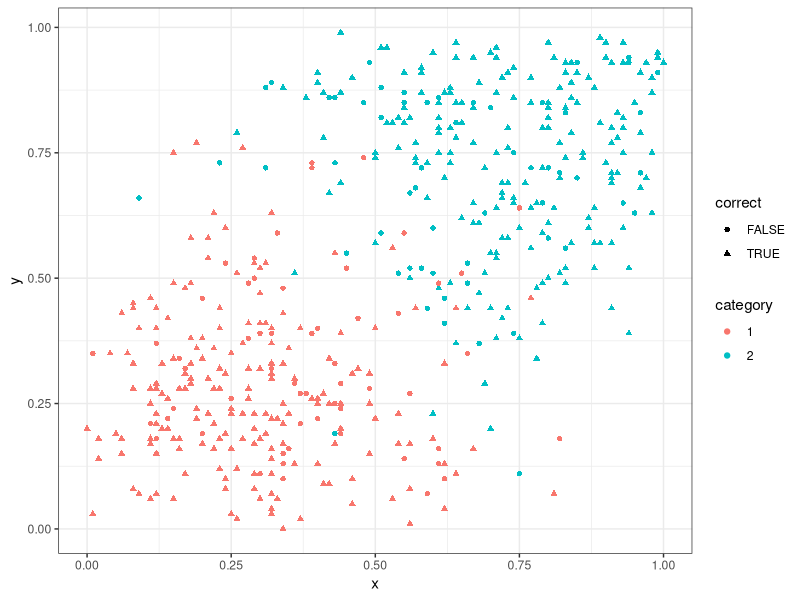

The R script that drew this image: (Note: this script raises an error after producing the figure.)
library(readr)
library(ggplot2)

# the final exercise here is to apply maximum likelihood estimating to a cognitive model of categorization.
# we've seen the exemplar model several times now. the basic idea is that we remember all instances of a category,
# and then compare new instances to our stored memories. we probabilistically assign category membership based on
# the similarity to the category relative to similarity to other categories.

# in the model below, an additional parameter and mechanism is added to the exemplar model: forgetting.
# we assume that recently seen things are more likely to contribute to similarity judgments than old items.
# this is implemented by allowing the memory for old items to decay.

# your task here is to compare the model with the additional parameter to the original. 
# do AIC/BIC prefer the new or the old?


# LOADING and VISUALIZING the data

categorization.data <- read_csv('experiment-data.csv', col_types = cols(category=col_factor()))

ggplot(categorization.data, aes(x=x,y=y,color=category,shape=correct))+
  geom_point()+
  theme_bw()


# CREATING THE EXEMPLAR MODEL

# this is provided to you, but it's worth taking some time to understand what's happening here.

# parameters:
# training.data contains all of the stimuli seen so far
# stimulus.x is the x value of the to-be-categorized stimulus
# stimulus.y is the y value of the to-be-categorized stimulus
# stimulus.category is the actual category membership of the to-be-categorized stimulus
# sensitivity controls how much generalization the model does for measurements of similarity.
#     high values lead to much less generalization (items must be very near together to be similar)
# decay.rate controls how fast the memories decay. a decay.rate of 0 produces no decay. 

exemplar.model.predict <- function(training.data, stimulus.x, stimulus.y, stimulus.category, sensitivity, decay.rate){
  training.data <- training.data %>% 
    # first calculate the distance between the stimulus and all items in memory
    mutate(distance = sqrt((stimulus.x - x)^2 + (stimulus.y - y)^2)) %>%
    # then covert this distance to a similarity, based on the sensitivity
    mutate(similarity = exp(-sensitivity * distance)) %>%
    # calculate how much each item has decayed. we assume that items at the bottom
    # of the data frame have been seen more recently.
    mutate(memory.weight = exp(-decay.rate * (n() - row_number()))) %>%
    # finally, weight the similarity scores by the decay.
    mutate(weighted.similarity = similarity * memory.weight)
  
  # take the sum of the similarity for each category.
  training.data.summary <- training.data %>%
    group_by(category) %>%
    summarize(total.similarity = sum(weighted.similarity))
  
  # calculate overall similarity to all items in memory
  overall.similarity <- sum(training.data.summary$total.similarity)
  # calculate similarity to the target category
  target.similiarity <- training.data.summary %>% filter(category==stimulus.category) %>% pull(total.similarity)
  # calculate the probability of a correct response
  p.correct <- target.similiarity / overall.similarity
  return(p.correct)
}

# Your job is now to write the likelihood function.

# This will be similar to the previous functions you've written. The first argument needs to be params for optim to work.
# We can also pass in the experiment.data.

# The main issue to solve here is that you have to calculate the p(response) for each trial in the data,
# but the training.data that you pass into the model function will change for each trial, because the 
# subject will have seen new exemplars. For example, on trial 100, trials 1-99 are the training data.

# I suggest using a for loop to implement this. Also, let's ignore the first 10 trials because the behavior
# of the model is noisy with only a small number of trials. We'll treat those trials as "warm-up".


# hints: 
# create a variable to store the log.likelihood and update it on each loop of the for loop
# on each loop, extract the current stimulus and the training data.
# run the exemplar.model.predict function to get the p(correct)
# if the subject responded correctly then p(data) for that trial is p(correct)
# else the p(data) for that trial is 1-p(correct).

# Return the negative log likelihood

exemplar.model.likelihood <- function(params, experiment.data){
  sensitivity <- params[1]
  decay.rate <- params[2]

  sum.log.likelihood<- 0
  
  
  for( i in 11: nrow(experiment.data)){
    current.trial <- experiment.data[i,]
    stim.x<- current.trial$x
    stim.y <- current.trial$y
    stim.cat <- current.trial$category
    
    p.correct <- expemplar.model.predict(training.data[1:(i-1),], stim.x, stim.y, stim.cat, sensitivity, decay.rate)

if (experiment.data$correct == 'T'){
 sum.log.likelihood <- sum.log.likelihood+ log(p.correct)
} else {
  sum.log.likelihood <- sum.log.likelihood + log(1-p.correct)
}
  }
}
  
  
  
  
#   for (y in categorization.data) {
#     categorization.data$p.like = dnorm(categorization.data$y, mean = slope*x+intercept, sd=1))
#     sum.log.likelihood<- -sum(log(categorization.data$p.like))
#     p.correct<- exemplar.model.predict(categorization.data, x, y, category, correct)
#     
#     if(categorization.data$correct == 'T'){
#       p.data <- p.correct
#     } else {
#       p.data <- 1-p.correct
#     }
#     
#   }
# }

# Use optim() to fit the model to this data.
# Note: In optim() you can tell it to display updates as it goes with:
# optim( ... , control=list(trace=4))


result <- optim(par = c(0,0), fn= exemplar.model.likelihood, experiment.data = catgeotization.data, control= list(trace=4))
best.intercept <- result$par[1]
best.slope <- result$par[2]

abline(a=best.intercept, b=best.slope, col="blue")

# Now try fitting a restricted version of the model, where we assume there is no decay.
# Fix the decay.rate parameter to 0, and use optim to fit the sensitivity parameter.
# You can do this by copying the likelihood function above and just setting decay.rate to 0 inside the function.
# Note that you will need to use method="Brent" in optim() instead of Nelder-Mead because there is 
# only one parameter to fit.
# The brent method also requires an upper and lower boundary:
# optim( ..., upper=100, lower=0, method="Brent")

#create restricted likelihood functon
exemplar.model.restricted.likelihood <- function(params, experiment.data){
  sensitivity <- params[1]
  decay.rate <- 0
  
  sum.log.likelihood <- 0
  
  for(i in 11:nrow(experiment.data)){
    current.trial <- experiment.data[i,]
    stim.x <- current.trial$x
    stim.y <- current.trial$y
    stim.category <- current.trial$category
    p.correct <- exemplar.model.predict(experiment.data[1:(i-1),], stim.x, stim.y, stim.category, sensitivity, decay.rate)
    if(current.trial$correct){
      sum.log.likelihood <- sum.log.likelihood + log(p.correct)
    } else {
      sum.log.likelihood <- sum.log.likelihood + log(1-p.correct)
    }
  }
  
  return(-sum.log.likelihood)
}

results.restricted <- optim(par=c(0.1), fn=exemplar.model.restricted.likelihood, experiment.data = categorization.data, method="Brent", lower=0, upper=100, control=list(trace=4))

# What's the log likelihood of both models? (see the $value in the result of optim),
# remember this is the negative log likeihood, so multiply by -1.

#changed to fit my variable names
LL.full <- -result$value
LL.restricted <- -results.restricted$value

# What's the AIC and BIC for both models? Which model should we prefer?
# AIC formula = 2k - 2ln(L)
# BIC formula = k*ln(N) - 2ln(L)
# k = number of free parameters, N = sample size, L = likelihood, ln(L) = log likelihood

k.full <- 2
k.restricted <- 1

N <- 500

AIC.full <- 2*k.full - 2 * LL.full
AIC.restricted <- 2*k.restricted - 2 * LL.restricted

BIC.full <- k.full*log(N) - 2 * LL.full
BIC.restricted <- k.restricted*log(N) - 2 * LL.restricted

# Both AIC and BIC prefer the full model!
